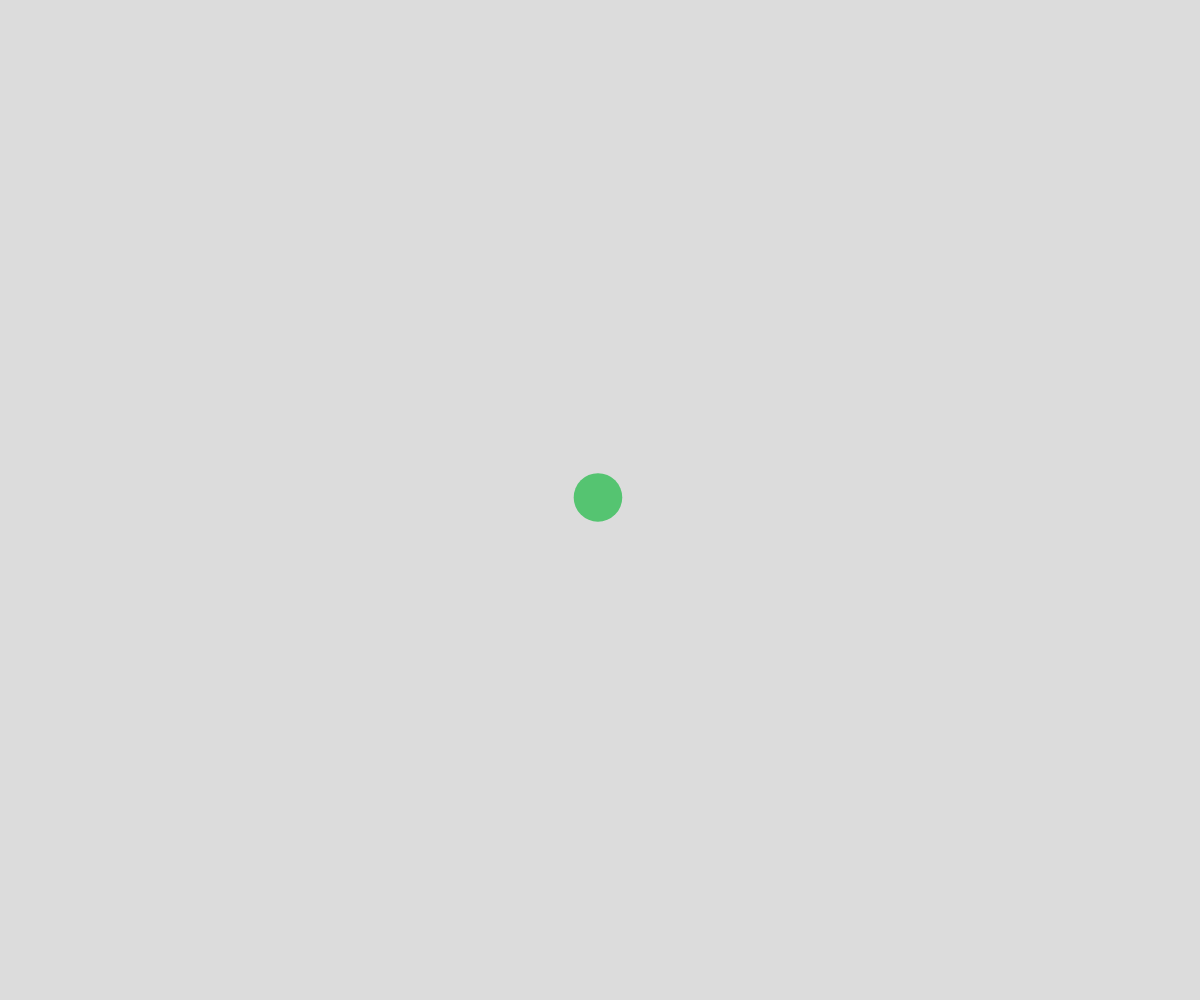
Frame 1 (no input)
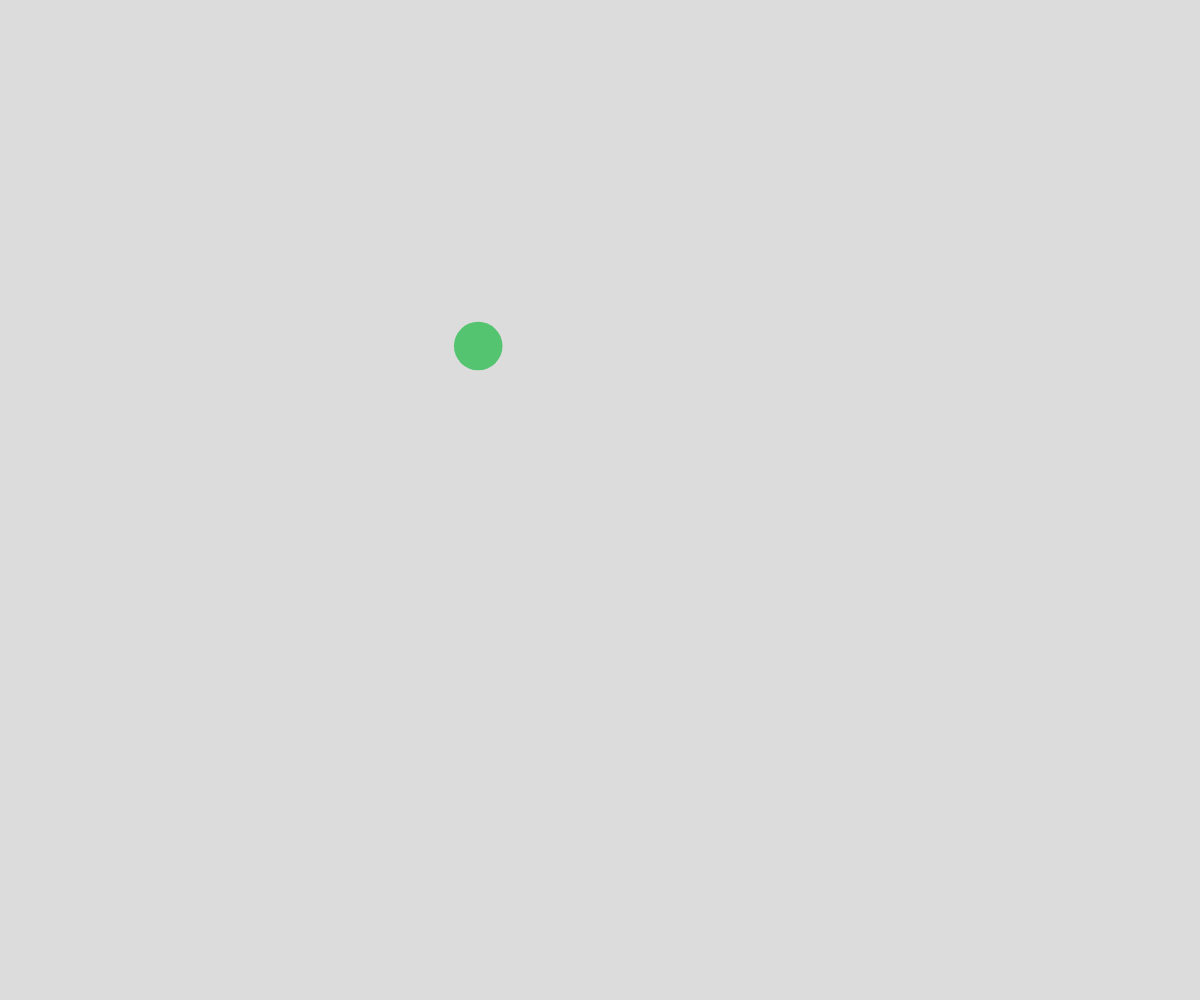
Frame 60 (no input)
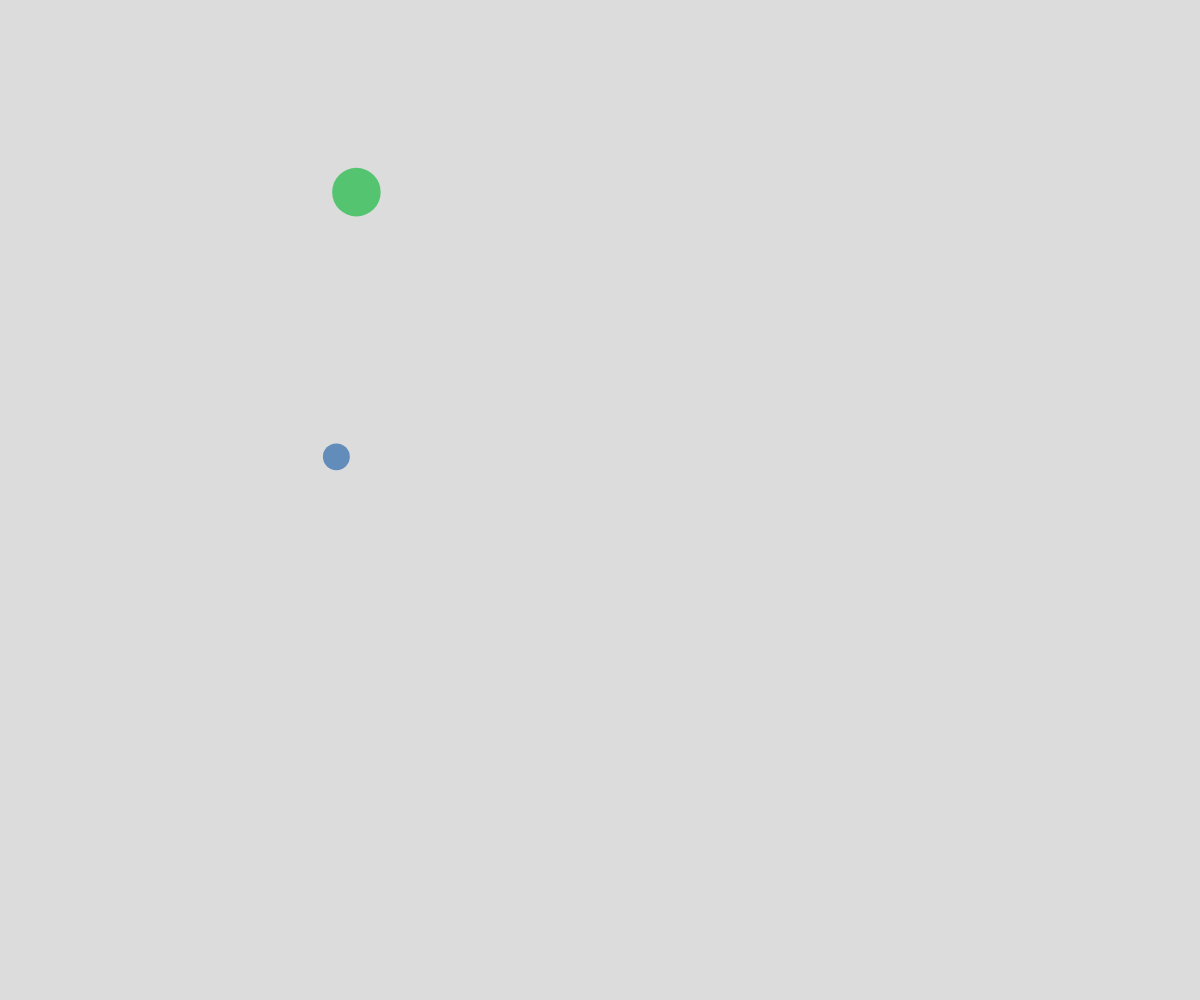
Frame 120 (the mouse pressed at the canvas centre since frame 60)

The p5.js sketch that drew these frames (run headless with seeded random() and noise() and a simulated clock; from frame 60 on, the mouse is pressed at the canvas centre):

// p5.js sketch
// ── sketch.js
// ball oop demo

let ballArray = [];

function setup() {
  createCanvas(windowWidth, windowHeight);
  let myBall = new Ball(width/2, height/2);
  ballArray.push(myBall);
}

function draw() {
  background(220);

  for (let i=0; i<ballArray.length; i++) {
    for (let j=0; j<ballArray.length; j++) {
      if (i !== j) {  // dont check if hitting itself 
        ballArray[i].checkCollisionWith(ballArray[j]);
      }
    }

    ballArray[i].move();
    ballArray[i].display();
  }
}


function mousePressed () {
  let myBall = new Ball(mouseX, mouseY);
  ballArray.push(myBall);
}
class Ball {
  constructor(x, y) {
    this.x = x;
    this.y = y;
    this.radius = random(10, 30);
    this.theColor = color(random(255), random(255), random(255), random(255));
    this.dx = random(-5, 5);
    this.dy = random(-5, 5);
  }

  display() {
    noStroke();
    fill(this.theColor);
    circle(this.x, this.y, this.radius*2);
    console.log("displaying");
  }

  move() {
    this.x += this.dx;
    this.y += this.dy;

    //  check for edge bounce
    if (this.x - this.radius < 0 || this.x + this.radius > width) {
      this.dx *= -1;
    }
    if (this.y - this.radius < 0 || this.y + this.radius > height) {
      this.dy *= -1;
    }
  }

  checkCollisionWith(otherBall) {
    let distanceBetween = dist(this.x, this.y, otherBall.x, otherBall.y);
    let  radiiSum = this.radius + otherBall.radius;
    if (distanceBetween < radiiSum) {
      // we hit
      this.theColor = "red";
      otherBall.theColor = "red";

      // bad collision resolution
      let tempDx = this.dx;
      let tempDy = this.dy;

      
      this.dx = otherBall.dx;
      this.dy = otherBall.dy;

      otherBall.dx = tempDx;
      otherBall.dy = tempDy;
    }
  }
}
